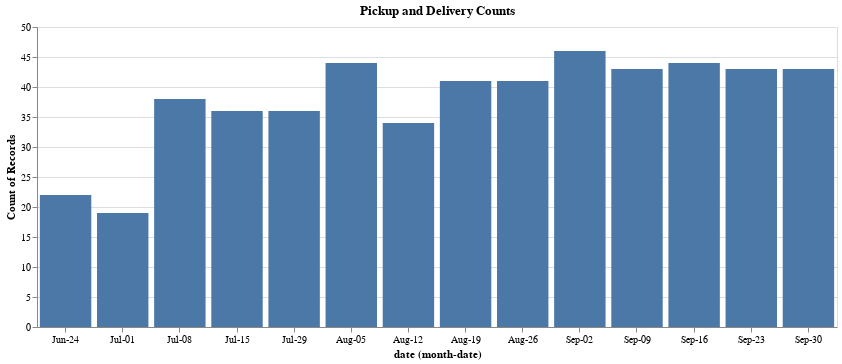

The notebook cell this image was saved under:
### Markdown cell above
By default the bars will be thin points in time when the axis is temporal. You can use a [TimeUnit Transform](https://altair-viz.github.io/user_guide/transform/timeunit.html) to "discretize" them into nominal or ordinal buckets

### Code cell
alt.Chart(df[mask]).mark_bar().encode(
    x=alt.X('monthdate(date):O', axis=alt.Axis(format='%b-%d')),
    y='count():Q'
).properties(title='Pickup and Delivery Counts', width=800)

### Figure 1 — Vega-Lite specification as saved in the notebook (floating-point values rounded to 4 significant figures; data arrays with more than 128 entries replaced by an {"elided": "..."} marker saying what was removed)
{"config": {"view": {"continuousWidth": 400, "continuousHeight": 300}}, "data": {"name": "data-2d7fc4e2ded173004e68b30ad2bd637b"}, "mark": "bar", "encoding": {"x": {"axis": {"format": "%b-%d"}, "field": "date", "timeUnit": "monthdate", "type": "ordinal"}, "y": {"aggregate": "count", "type": "quantitative"}}, "title": "Pickup and Delivery Counts", "width": 800, "$schema": "https://vega.github.io/schema/vega-lite/v4.17.0.json", "datasets": {"data-2d7fc4e2ded173004e68b30ad2bd637b": {"elided": "530 records"}}}
